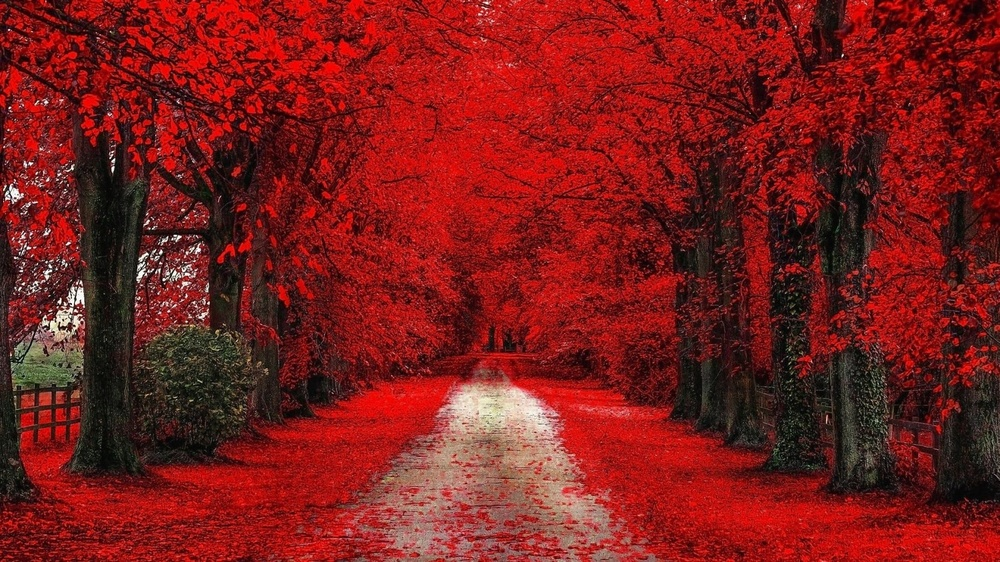
#> input picture 10. hafta/resim/manzara.jpg, 1000 x 562 px, shrunk from 1600 x 900 before the run
$ python 1_affin_donusumu.py
#> lines starting #> are read from the running program, lines starting #| are printed output that depends on the picture
import cv2 as cv

resim = cv.imread("resim/manzara.jpg")
#> resim is the input picture: shape (562, 1000, 3); mean B, G, R 27.7, 29.6, 122.9

satir, sutun = resim.shape[:2]
#> satir = 562; sutun = 1000

print(satir, sutun)
#| 562 1000

M = cv.getRotationMatrix2D((sutun/2, satir/2), -45, .5)

sonuc = cv.warpAffine(resim, M, (int(sutun*2), int(satir*2)))
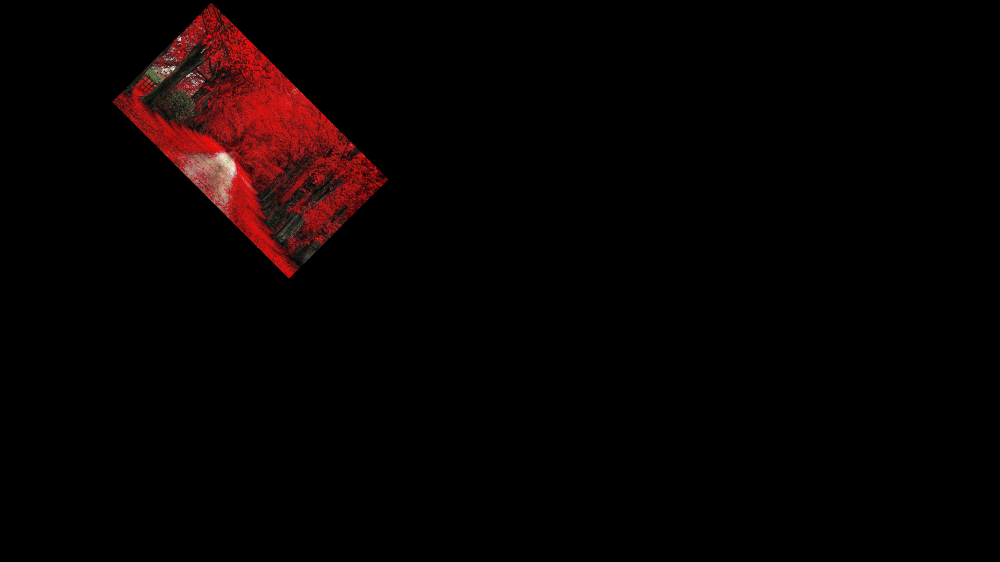
#> sonuc: shape (1124, 2000, 3) (shown at 1/2 size); mean B, G, R 1.7, 1.9, 7.7

cv.imshow("sonuc", sonuc)
cv.waitKey(0)
